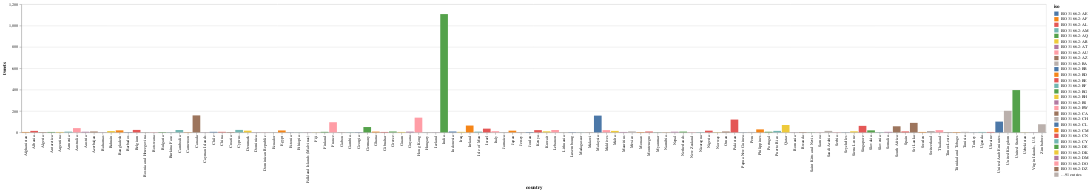

Write notebook code for a chart like this one.
### Code cell
alt.Chart(data=tw_add_df).mark_bar().encode(alt.X('country', scale=alt.Scale(zero=False)), 
                                                            alt.Y('tweets', scale=alt.Scale(zero=False)),color='iso')

### Figure 1 — Vega-Lite specification as saved in the notebook (floating-point values rounded to 4 significant figures)
{"config": {"view": {"continuousWidth": 400, "continuousHeight": 300}}, "data": {"name": "data-5bff750cd8c06d5303dbdc1b7081f3bc"}, "mark": "bar", "encoding": {"color": {"type": "nominal", "field": "iso"}, "x": {"type": "nominal", "field": "country", "scale": {"zero": false}}, "y": {"type": "quantitative", "field": "tweets", "scale": {"zero": false}}}, "$schema": "https://vega.github.io/schema/vega-lite/v4.8.1.json", "datasets": {"data-5bff750cd8c06d5303dbdc1b7081f3bc": [{"country": "Afghanistan", "iso": "ISO 3166-2:AF", "alpha3": "AFG", "tweets": 4}, {"country": "Albania", "iso": "ISO 3166-2:AL", "alpha3": "ALB", "tweets": 14}, {"country": "Algeria", "iso": "ISO 3166-2:DZ", "alpha3": "DZA", "tweets": 3}, {"country": "Antarctica", "iso": "ISO 3166-2:AQ", "alpha3": "ATA", "tweets": 4}, {"country": "Argentina", "iso": "ISO 3166-2:AR", "alpha3": "ARG", "tweets": 4}, {"country": "Armenia", "iso": "ISO 3166-2:AM", "alpha3": "ARM", "tweets": 7}, {"country": "Australia", "iso": "ISO 3166-2:AU", "alpha3": "AUS", "tweets": 40}, {"country": "Austria", "iso": "ISO 3166-2:AT", "alpha3": "AUT", "tweets": 6}, {"country": "Azerbaijan", "iso": "ISO 3166-2:AZ", "alpha3": "AZE", "tweets": 8}, {"country": "Bahamas", "iso": "ISO 3166-2:BS", "alpha3": "BHS", "tweets": 1}, {"country": "Bahrain", "iso": "ISO 3166-2:BH", "alpha3": "BHR", "tweets": 12}, {"country": "Bangladesh", "iso": "ISO 3166-2:BD", "alpha3": "BGD", "tweets": 19}, {"country": "Barbados", "iso": "ISO 3166-2:BB", "alpha3": "BRB", "tweets": 2}, {"country": "Belgium", "iso": "ISO 3166-2:BE", "alpha3": "BEL", "tweets": 23}, {"country": "Bosnia and Herzegovina", "iso": "ISO 3166-2:BA", "alpha3": "BIH", "tweets": 3}, {"country": "Botswana", "iso": "ISO 3166-2:BW", "alpha3": "BWA", "tweets": 2}, {"country": "Bulgaria", "iso": "ISO 3166-2:BG", "alpha3": "BGR", "tweets": 3}, {"country": "Burkina Faso", "iso": "ISO 3166-2:BF", "alpha3": "BFA", "tweets": 2}, {"country": "Cambodia", "iso": "ISO 3166-2:KH", "alpha3": "KHM", "tweets": 22}, {"country": "Cameroon", "iso": "ISO 3166-2:CM", "alpha3": "CMR", "tweets": 2}, {"country": "Canada", "iso": "ISO 3166-2:CA", "alpha3": "CAN", "tweets": 159}, {"country": "Cayman Islands", "iso": "ISO 3166-2:KY", "alpha3": "CYM", "tweets": 1}, {"country": "Chile", "iso": "ISO 3166-2:CL", "alpha3": "CHL", "tweets": 5}, {"country": "China", "iso": "ISO 3166-2:CN", "alpha3": "CHN", "tweets": 5}, {"country": "Croatia", "iso": "ISO 3166-2:HR", "alpha3": "HRV", "tweets": 3}, {"country": "Cyprus", "iso": "ISO 3166-2:CY", "alpha3": "CYP", "tweets": 23}, {"country": "Denmark", "iso": "ISO 3166-2:DK", "alpha3": "DNK", "tweets": 16}, {"country": "Dominica", "iso": "ISO 3166-2:DM", "alpha3": "DMA", "tweets": 1}, {"country": "Dominican Republic", "iso": "ISO 3166-2:DO", "alpha3": "DOM", "tweets": 1}, {"country": "Ecuador", "iso": "ISO 3166-2:EC", "alpha3": "ECU", "tweets": 1}, {"country": "Egypt", "iso": "ISO 3166-2:EG", "alpha3": "EGY", "tweets": 18}, {"country": "Estonia", "iso": "ISO 3166-2:EE", "alpha3": "EST", "tweets": 1}, {"country": "Ethiopia", "iso": "ISO 3166-2:ET", "alpha3": "ETH", "tweets": 1}, {"country": "Falkland Islands (Malvinas)", "iso": "ISO 3166-2:FK", "alpha3": "FLK", "tweets": 1}, {"country": "Fiji", "iso": "ISO 3166-2:FJ", "alpha3": "FJI", "tweets": 1}, {"country": "Finland", "iso": "ISO 3166-2:FI", "alpha3": "FIN", "tweets": 5}, {"country": "France", "iso": "ISO 3166-2:FR", "alpha3": "FRA", "tweets": 95}, {"country": "Gabon", "iso": "ISO 3166-2:GA", "alpha3": "GAB", "tweets": 1}, {"country": "Gambia", "iso": "ISO 3166-2:GM", "alpha3": "GMB", "tweets": 2}, {"country": "Georgia", "iso": "ISO 3166-2:GE", "alpha3": "GEO", "tweets": 2}, {"country": "Germany", "iso": "ISO 3166-2:DE", "alpha3": "DEU", "tweets": 50}, {"country": "Ghana", "iso": "ISO 3166-2:GH", "alpha3": "GHA", "tweets": 7}, {"country": "Gibraltar", "iso": "ISO 3166-2:GI", "alpha3": "GIB", "tweets": 4}, {"country": "Greece", "iso": "ISO 3166-2:GR", "alpha3": "GRC", "tweets": 8}, {"country": "Guam", "iso": "ISO 3166-2:GU", "alpha3": "GUM", "tweets": 4}, {"country": "Guyana", "iso": "ISO 3166-2:GY", "alpha3": "GUY", "tweets": 7}, {"country": "Hong Kong", "iso": "ISO 3166-2:HK", "alpha3": "HKG", "tweets": 138}, {"country": "Hungary", "iso": "ISO 3166-2:HU", "alpha3": "HUN", "tweets": 2}, {"country": "Iceland", "iso": "ISO 3166-2:IS", "alpha3": "ISL", "tweets": 1}, {"country": "India", "iso": "ISO 3166-2:IN", "alpha3": "IND", "tweets": 1108}, {"country": "Indonesia", "iso": "ISO 3166-2:ID", "alpha3": "IDN", "tweets": 8}, {"country": "Iraq", "iso": "ISO 3166-2:IQ", "alpha3": "IRQ", "tweets": 5}, {"country": "Ireland", "iso": "ISO 3166-2:IE", "alpha3": "IRL", "tweets": 64}, {"country": "Isle of Man", "iso": "ISO 3166-2:IM", "alpha3": "IMN", "tweets": 7}, {"country": "Israel", "iso": "ISO 3166-2:IL", "alpha3": "ISR", "tweets": 35}, {"country": "Italy", "iso": "ISO 3166-2:IT", "alpha3": "ITA", "tweets": 11}, {"country": "Jamaica", "iso": "ISO 3166-2:JM", "alpha3": "JAM", "tweets": 2}, {"country": "Japan", "iso": "ISO 3166-2:JP", "alpha3": "JPN", "tweets": 16}, {"country": "Jersey", "iso": "ISO 3166-2:JE", "alpha3": "JEY", "tweets": 1}, {"country": "Jordan", "iso": "ISO 3166-2:JO", "alpha3": "JOR", "tweets": 3}, {"country": "Kenya", "iso": "ISO 3166-2:KE", "alpha3": "KEN", "tweets": 21}, {"country": "Kuwait", "iso": "ISO 3166-2:KW", "alpha3": "KWT", "tweets": 10}, {"country": "Lebanon", "iso": "ISO 3166-2:LB", "alpha3": "LBN", "tweets": 22}, {"country": "Lithuania", "iso": "ISO 3166-2:LT", "alpha3": "LTU", "tweets": 1}, {"country": "Luxembourg", "iso": "ISO 3166-2:LU", "alpha3": "LUX", "tweets": 2}, {"country": "Madagascar", "iso": "ISO 3166-2:MG", "alpha3": "MDG", "tweets": 1}, {"country": "Malawi", "iso": "ISO 3166-2:MW", "alpha3": "MWI", "tweets": 1}, {"country": "Malaysia", "iso": "ISO 3166-2:MY", "alpha3": "MYS", "tweets": 157}, {"country": "Maldives", "iso": "ISO 3166-2:MV", "alpha3": "MDV", "tweets": 21}, {"country": "Malta", "iso": "ISO 3166-2:MT", "alpha3": "MLT", "tweets": 14}, {"country": "Mauritius", "iso": "ISO 3166-2:MU", "alpha3": "MUS", "tweets": 4}, {"country": "Mexico", "iso": "ISO 3166-2:MX", "alpha3": "MEX", "tweets": 9}, {"country": "Monaco", "iso": "ISO 3166-2:MC", "alpha3": "MCO", "tweets": 3}, {"country": "Montenegro", "iso": "ISO 3166-2:ME", "alpha3": "MNE", "tweets": 8}, {"country": "Myanmar", "iso": "ISO 3166-2:MM", "alpha3": "MMR", "tweets": 1}, {"country": "Namibia", "iso": "ISO 3166-2:NA", "alpha3": "NAM", "tweets": 1}, {"country": "Nepal", "iso": "ISO 3166-2:NP", "alpha3": "NPL", "tweets": 6}, {"country": "Netherlands", "iso": "ISO 3166-2:NL", "alpha3": "NLD", "tweets": 7}, {"country": "New Zealand", "iso": "ISO 3166-2:NZ", "alpha3": "NZL", "tweets": 2}, {"country": "Nicaragua", "iso": "ISO 3166-2:NI", "alpha3": "NIC", "tweets": 2}, {"country": "Nigeria", "iso": "ISO 3166-2:NG", "alpha3": "NGA", "tweets": 16}, {"country": "Norway", "iso": "ISO 3166-2:NO", "alpha3": "NOR", "tweets": 2}, {"country": "Oman", "iso": "ISO 3166-2:OM", "alpha3": "OMN", "tweets": 8}, {"country": "Pakistan", "iso": "ISO 3166-2:PK", "alpha3": "PAK", "tweets": 120}, {"country": "Papua New Guinea", "iso": "ISO 3166-2:PG", "alpha3": "PNG", "tweets": 1}, {"country": "Peru", "iso": "ISO 3166-2:PE", "alpha3": "PER", "tweets": 4}, {"country": "Philippines", "iso": "ISO 3166-2:PH", "alpha3": "PHL", "tweets": 28}, {"country": "Portugal", "iso": "ISO 3166-2:PT", "alpha3": "PRT", "tweets": 6}, {"country": "Puerto Rico", "iso": "ISO 3166-2:PR", "alpha3": "PRI", "tweets": 14}, {"country": "Qatar", "iso": "ISO 3166-2:QA", "alpha3": "QAT", "tweets": 69}, {"country": "Romania", "iso": "ISO 3166-2:RO", "alpha3": "ROU", "tweets": 1}, {"country": "Rwanda", "iso": "ISO 3166-2:RW", "alpha3": "RWA", "tweets": 3}, {"country": "Saint Kitts and Nevis", "iso": "ISO 3166-2:KN", "alpha3": "KNA", "tweets": 1}, {"country": "Samoa", "iso": "ISO 3166-2:WS", "alpha3": "WSM", "tweets": 1}, {"country": "Saudi Arabia", "iso": "ISO 3166-2:SA", "alpha3": "SAU", "tweets": 14}, {"country": "Serbia", "iso": "ISO 3166-2:RS", "alpha3": "SRB", "tweets": 2}, {"country": "Seychelles", "iso": "ISO 3166-2:SC", "alpha3": "SYC", "tweets": 1}, {"country": "Sierra Leone", "iso": "ISO 3166-2:SL", "alpha3": "SLE", "tweets": 10}, {"country": "Singapore", "iso": "ISO 3166-2:SG", "alpha3": "SGP", "tweets": 61}, {"country": "Slovakia", "iso": "ISO 3166-2:SK", "alpha3": "SVK", "tweets": 19}, {"country": "Slovenia", "iso": "ISO 3166-2:SI", "alpha3": "SVN", "tweets": 2}, {"country": "Somalia", "iso": "ISO 3166-2:SO", "alpha3": "SOM", "tweets": 5}, {"country": "South Africa", "iso": "ISO 3166-2:ZA", "alpha3": "ZAF", "tweets": 57}, {"country": "Spain", "iso": "ISO 3166-2:ES", "alpha3": "ESP", "tweets": 9}, {"country": "Sri Lanka", "iso": "ISO 3166-2:LK", "alpha3": "LKA", "tweets": 89}, {"country": "Sweden", "iso": "ISO 3166-2:SE", "alpha3": "SWE", "tweets": 4}, {"country": "Switzerland", "iso": "ISO 3166-2:CH", "alpha3": "CHE", "tweets": 13}, {"country": "Thailand", "iso": "ISO 3166-2:TH", "alpha3": "THA", "tweets": 21}, {"country": "Timor-Leste", "iso": "ISO 3166-2:TL", "alpha3": "TLS", "tweets": 2}, {"country": "Trinidad and Tobago", "iso": "ISO 3166-2:TT", "alpha3": "TTO", "tweets": 3}, {"country": "Tunisia", "iso": "ISO 3166-2:TN", "alpha3": "TUN", "tweets": 5}, {"country": "Turkey", "iso": "ISO 3166-2:TR", "alpha3": "TUR", "tweets": 1}, {"country": "Uganda", "iso": "ISO 3166-2:UG", "alpha3": "UGA", "tweets": 4}, {"country": "Ukraine", "iso": "ISO 3166-2:UA", "alpha3": "UKR", "tweets": 4}, {"country": "United Arab Emirates", "iso": "ISO 3166-2:AE", "alpha3": "ARE", "tweets": 101}, {"country": "United Kingdom", "iso": "ISO 3166-2:GB", "alpha3": "GBR", "tweets": 202}, {"country": "United States", "iso": "ISO 3166-2:US", "alpha3": "USA", "tweets": 396}, {"country": "Uzbekistan", "iso": "ISO 3166-2:UZ", "alpha3": "UZB", "tweets": 1}, {"country": "Virgin Islands, U.S.", "iso": "ISO 3166-2:VI", "alpha3": "VIR", "tweets": 1}, {"country": "Zimbabwe", "iso": "ISO 3166-2:ZW", "alpha3": "ZWE", "tweets": 76}]}}
